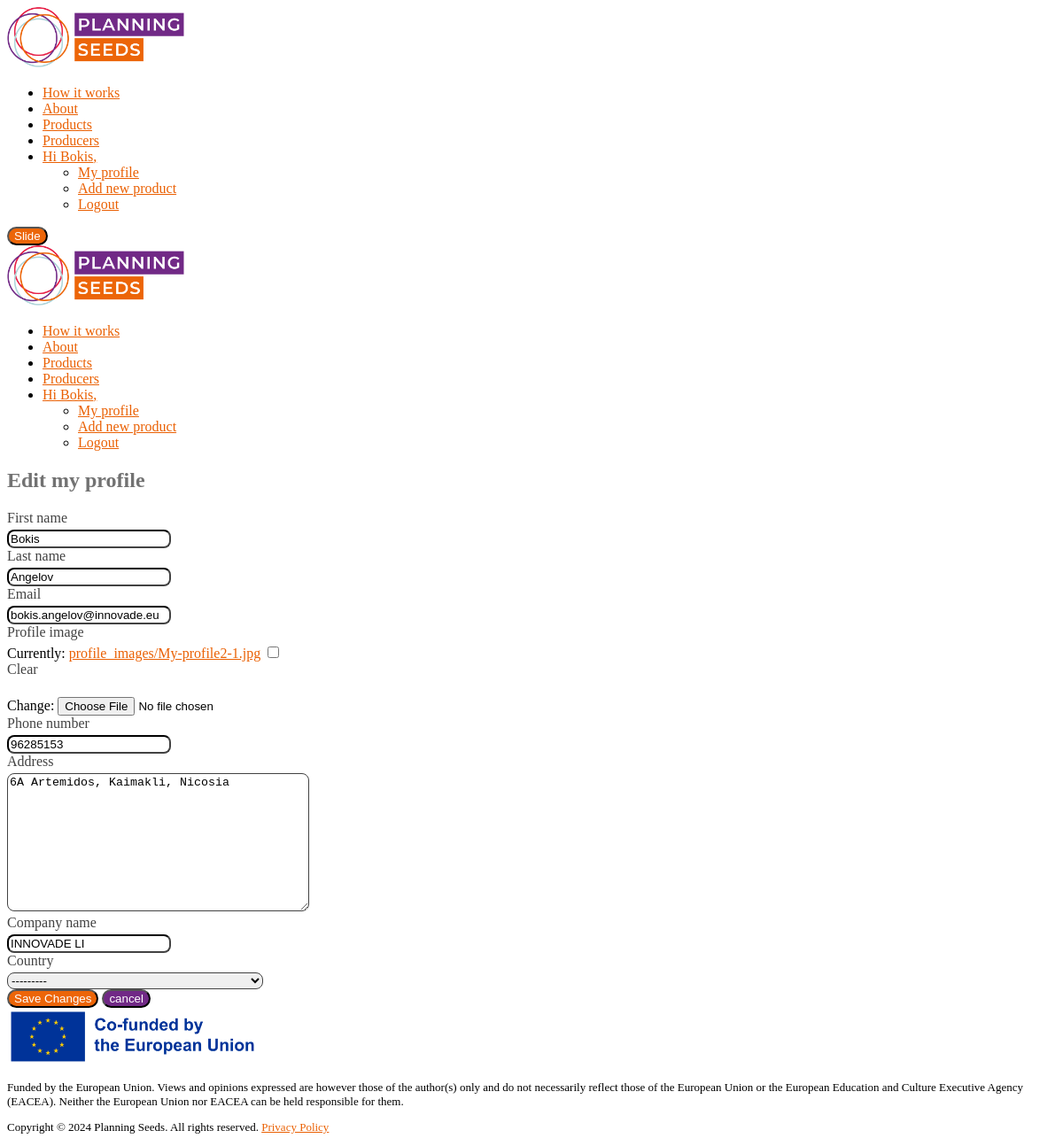
The app's page /edit-profile/ (signed in), older data.
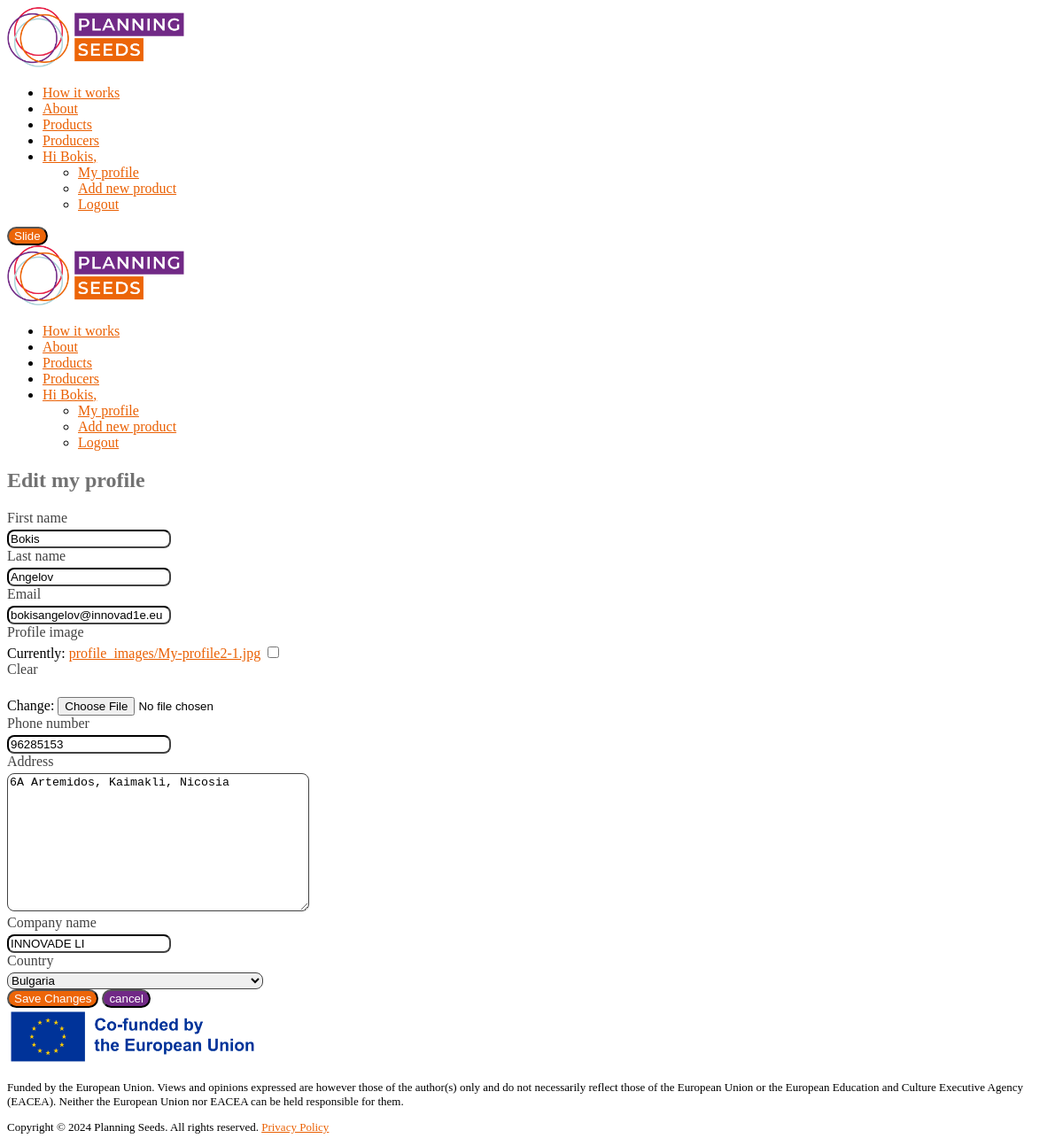
The same page, newer data.
### main/models.py (models this page shows, shortened)
class UserProfile(models.Model):
    USER_TYPE_CHOICES = (
        ('customer', 'Customer'),
        ('producer', 'Producer'),
    )
    user = models.OneToOneField(User, on_delete=models.CASCADE, null=True, blank=True)
    username = models.CharField(max_length=200, blank=True, null=True)
    user_type = models.CharField(max_length=10, choices=USER_TYPE_CHOICES, default='Customer')
    id = models.UUIDField(default=uuid.uuid1, unique=True, primary_key=True, editable=False)
    created = models.DateTimeField(default=datetime.datetime.now)
    first_name = models.CharField(max_length=50, blank=False, null=True)
    last_name = models.CharField(max_length=50, blank=False, null=True)
    username = models.CharField(max_length=50, unique=True)
    password = models.CharField(max_length=100, null=True, blank=False)  # Ensure to handle passwords securely
    email = models.EmailField(unique=True, blank=False, null=True)
    profile_image = models.ImageField(upload_to='profile_images/', null=True, blank=True, default="/images/default_userimg.png")
    phone_number = models.CharField(max_length=15, blank=True, null=True)
    address = models.TextField(max_length=200, blank=True, null=True)
    company_name = models.CharField(max_length=100, null=True, blank=True)
    country = CountryField(blank_label='Select country', null=True, blank=False)
    class Meta:
        ordering = ['created']

### main/views.py (the view)
# urls.py: path('edit-profile/', views.editUser, name="edit-user"),
@login_required(login_url="login")
def editUser(request):
    profile = request.user.userprofile #get logged in user
    form = UserEditForm(instance=profile)
    if request.method == 'POST':
        form = UserEditForm(request.POST, request.FILES, instance=profile)
        if form.is_valid():
            form.save()
            messages.success(request, 'You have updated your profile!')
            return redirect('user-profile', profile.id)
    context = {'form': form}
    return render(request, 'main/edit_profile.html', context)

### main/forms.py
class UserEditForm(forms.ModelForm):
    class Meta:
        model = UserProfile
        fields = ['first_name', 'last_name', 'email', 'profile_image', 'phone_number', 'address', 'company_name', 'country']
        widgets = {
            'user_type': forms.RadioSelect()
        }
    def __init__(self, *args, **kwargs):
        super(UserEditForm, self).__init__(*args, **kwargs)
        for name, field in self.fields.items():
            field.widget.attrs.update({'class': 'uk-input'})
        self.fields['profile_image'].widget.attrs.update({'class': 'img-input'})

### main/templates/main/edit_profile.html (shortened to what this page needs)
{% extends 'main.html' %}
{% block content %}
<div class="uk-container">
    <h2>Edit my profile</h2>
    <form method="POST" enctype="multipart/form-data">
        {% for field in form %}
            <div class="uk-field uk-margin">
                <label class="">{{ field.label }}</label>
                {{field}}
            </div>
        {% endfor %}
        <button type="submit" class="uk-button uk-button-primary">Save Changes</button>
        <button type="cancel" class="uk-button uk-button-secondary">cancel</button>
    </form>
</div>
{% endblock %}

### planseeds/templates/main.html (shortened to what this page needs)
<!DOCTYPE html>
{% load static %}
<html lang="en">
<head>
    <link rel="stylesheet" href="https://cdn.jsdelivr.net/npm/uikit@3.21.9/dist/css/uikit.min.css" />
    <link rel="stylesheet" type="text/css" href='{% static "styles/main.css" %}' />
</head>
<body>
    <nav class="uk-container uk-padding uk-navbar" uk-navbar>
        <div class="uk-navbar-left">
            <a href="/"><img width="200" src="/media/images/planningSeeds_logo.png" /></a>
        </div>
        <div class="uk-navbar-right">
            <ul class="uk-navbar-nav uk-visible@m" uk-nav="multiple: true">
                <li class="{% if request.path == '/how-it-works/' %}uk-active{% endif %}"><a href="/how-it-works">How it works</a></li>
                <li class="{% if request.path == '/about/' %}uk-active{% endif %}"><a href="/about">About</a></li>
                <li class="{% if request.path == '/products-list/' %}uk-active{% endif %}"><a href="{% url 'products-list' %}">Products</a></li>
                <li class="{% if request.path == '/profiles/' %}uk-active{% endif %}"><a href="{% url 'userprofiles' %}">Producers</a></li>
                {% if request.user.is_authenticated %}
                <li class="uk-parent">
                    <a href="#">Hi {{ request.user.userprofile.first_name }},</span> </a>
                    <div uk-dropdown="mode: click">
                        <ul class="uk-nav-sub">
                            <li class=""><a href="{% url 'user-profile' request.user.userprofile.id %}">My profile</a></li>
                            {% if request.user.is_authenticated and request.user.userprofile.user_type == 'producer' %}
                            <li ><a href="{% url 'create-product' %}">Add new product</a></li>
                            {% endif %}
                            <li><a href="{% url 'logout' %}">Logout</a></li>
                        </ul>
                    </div>
                </li>
                {% endif %}
            </ul>
            <button class="uk-hidden@m uk-button uk-button-primary uk-margin-small-right" type="button" uk-toggle="target: #offcanvas-nav-primary">Slide</button>
            <div class="uk-hidden@m" id="offcanvas-nav-primary" uk-offcanvas="overlay: true">
                <div class="uk-offcanvas-bar uk-flex uk-flex-column">
                    <a class="uk-text-center uk-margin-top" href="/"><img width="200" src="/media/images/planningSeeds_logo.png" /></a>
                    <ul class="uk-nav uk-nav-primary uk-nav-center uk-margin-auto-vertical">
                        <li class=""><a href="/how-it-works">How it works</a></li>
                        <li class=""><a href="/about">About</a></li>
                        <li class=""><a href="{% url 'products-list' %}">Products</a></li>
                        <li><a href="{% url 'userprofiles' %}">Producers</a></li>
                        {% if request.user.is_authenticated %}
                        <li class="uk-parent">
                            <a href="#">Hi {{ request.user.userprofile.first_name }},</span> </a>
                            <div uk-dropdown="mode: click">
                                <ul class="uk-nav-sub">
                                    <li><a href="{% url 'user-profile' request.user.userprofile.id %}">My profile</a></li>
                                    {% if request.user.is_authenticated and request.user.userprofile.user_type == 'producer' %}
                                    <li ><a href="{% url 'create-product' %}">Add new product</a></li>
                                    {% endif %}
                                    <li><a href="{% url 'logout' %}">Logout</a></li>
                                </ul>
                            </div>
                        </li>
                        {% endif %}
                    </ul>
                </div>
            </div>
        </div>
    </nav>
    <div class="uk-container uk-margin-medium-top" uk-height-viewport="expand: true">
        {% block content %}
        {% endblock content %}
    </div>
    <div class="uk-section footer uk-margin-medium-top">
        <div class="uk-container">
            <div class="uk-grid-small" uk-grid>
                <div class="uk-width-1-4@m">
                    <img style="max-width: 100%; width: 290px;" src="/media/images/co-funded.png" alt="European Union" />
                </div>
                <div class="uk-width-3-4@m">
                    <p class="small-text">
                        Funded by the European Union. Views and opinions expressed are however those of the author(s) only and do not necessarily reflect those of the European Union or the European Education and Culture Executive Agency (EACEA). Neither the European Union nor EACEA can be held responsible for them.
                    </p>
                    <p class="small-text">Copyright &copy; 2024 Planning Seeds. All rights reserved. <a href="{% url 'privacy-policy' %}">Privacy Policy</a></p>
                </div>
        </div>
    </div>
</body>
</html>

### planseeds/static/styles/main.css (style rules this page uses)
h2, h3, h4 { color: #727272; }
a { color: #ea6003; transition: all .3s; }
.small-text { font-size: 13px; }
.uk-button { color: #fff!important; border-radius: 22px; }
.uk-button-primary { background-color: #ec6508!important; }
.uk-button-secondary { background-color:#712986; }
form label { color: #424242; padding-bottom: 4px; display: block; }
.uk-input { border-radius: 8px; border-color: #424242; }
.uk-offcanvas-bar { background-color: #fff; }
.uk-offcanvas-bar .uk-nav-primary > li > a, .uk-offcanvas-bar .uk-nav-primary .uk-nav-sub a { color: #ea6003 }

Row changes from the older to the newer data that the page shows:
changed UserProfile "Bokis": email "bokis.angelov@innovade.eu" → "bokisangelov@innovad1e.eu"; country "---------" → "Bulgaria"
